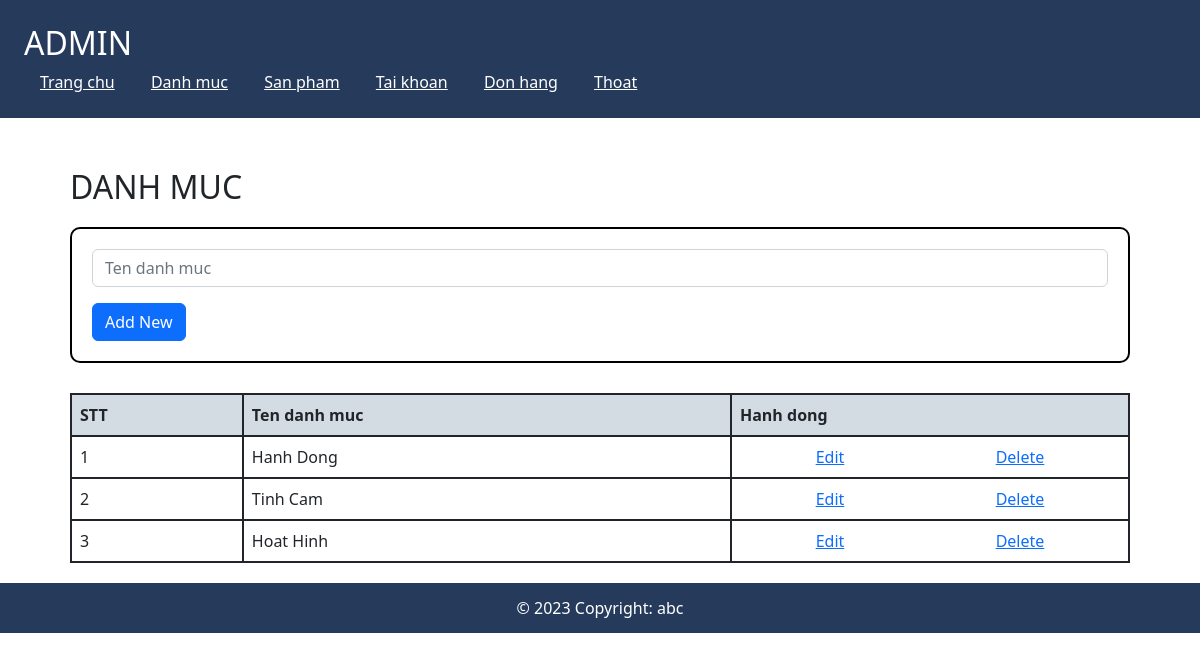
Screenshot of /admin/index.php?act=danhmuc (signed in) with the database file from the repository.
### tables this page shows
CREATE TABLE IF NOT EXISTS `category` (
  `cate_id` int NOT NULL AUTO_INCREMENT,
  `cate_name` varchar(50) NOT NULL,
  PRIMARY KEY (`cate_id`)
);

### model/danhmuc.php (called while the page is built, shortened)
<?php
function get_all_Cate()
{
    $conn = openCon();
    $stmt = $conn->prepare("SELECT * FROM category");
    $stmt->execute();
    $res = $stmt->fetchAll();
    return $res;
}

### admin/view/danhmuc.php (the view, shortened to what this page needs)
<!DOCTYPE html>
<html lang="en">
<head>
    <link rel="stylesheet" href="view/style.css">
    <link rel="stylesheet" href="https://cdn.jsdelivr.net/npm/bootstrap@5.2.3/dist/css/bootstrap.min.css">
</head>
<body>
    <div class="main">
        <h2>DANH MUC</h2>
        <form class="custom-form" action="index.php?act=danhmuc_add" method="post">
            <div class="mb-3">
                <input type="text" class="form-control" name="name" id="" placeholder="Ten danh muc">
            </div>
            <button type="submit" class="btn btn-primary" name="add" value="Add">Add New</button>
        </form>
        <table class="table-bordered border-dark custom-table">
            <thead>
                <tr>
                    <th class="border-2 p-2" style="background-color: #d3dce3;">STT</th>
                    <th class="border-2 p-2" style="background-color: #d3dce3;">Ten danh muc</th>
                    <th class="border-2 p-2" style="background-color: #d3dce3;">Hanh dong</th>
                </tr>
            </thead>
            <?php if (isset($cate_list) && (count($cate_list) > 0)) {
                $i = 1;
                foreach ($cate_list as $item) {
                    echo '<tbody>
                <tr>
                    <td class="border-2 p-2">' . $i . '</td>
                    <td class="border-2 p-2">' . $item['cate_name'] . '</td>
                    <td class="border-2 p-2">
                        <div class="d-flex justify-content-around">
                            <a href="index.php?act=danhmuc_edit&id=' . $item['cate_id'] . '">Edit</a>
                            <a href="index.php?act=danhmuc_del&id=' . $item['cate_id'] . '">Delete</a>
                        </div>
                    </td>
                </tr>
            </tbody>';
                    $i++;
                }
            }
            ?>
        </table>
    </div>
</body>
</html>

### admin/view/style.css (style rules this page uses)
.main { padding: 50px 70px 20px 70px; }
.table-bordered .border-2 { border-width: 2px !important; }
.custom-form { border: 2px solid #000; padding: 20px; border-radius: 10px; margin-top: 20px; margin-bottom: 30px; width: 100%; }
.custom-table { width: 100%; }

### rows the page displays
category: cate_name "Hanh Dong"
category: cate_name "Tinh Cam"
category: cate_name "Hoat Hinh"
